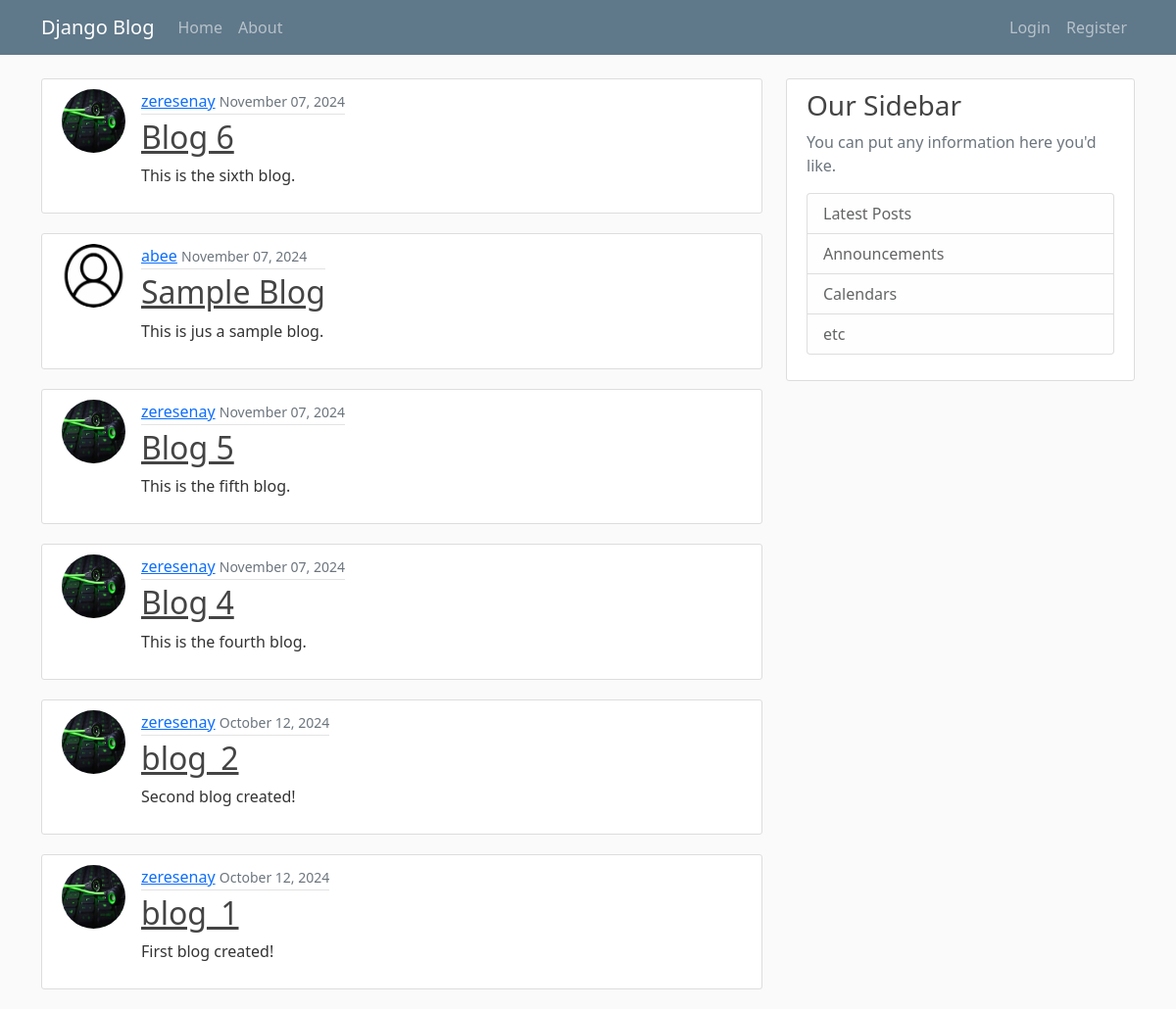
The app's page /, older data.
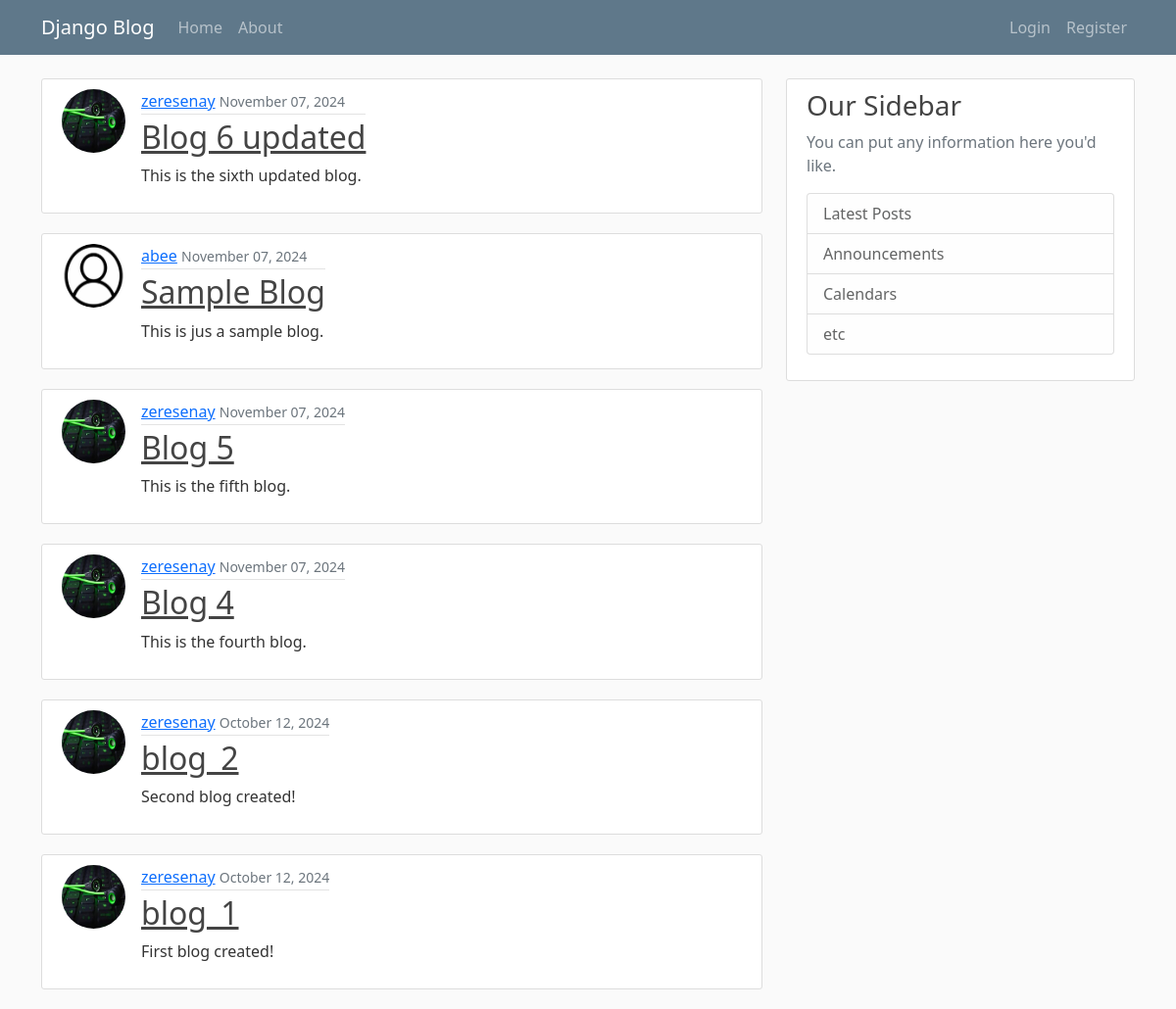
The same page, newer data.
### blog/models.py (models this page shows, shortened)
class Post(models.Model):
    title = models.CharField(max_length=100)
    content = models.TextField()
    created_at = models.DateTimeField(default=timezone.now)
    author = models.ForeignKey(User, on_delete=models.CASCADE)

### users/models.py (models this page shows, shortened)
class Profile(models.Model):
    user = models.OneToOneField(User, on_delete=models.CASCADE)
    image = models.ImageField(default="OIP.jfif", upload_to='profile_pics')

### blog/views.py (the view)
# urls.py: path('', PostListView.as_view(), name='blog-home'),
class PostListView(ListView):
    model = Post
    template_name = 'blog/home.html' # The default format for the direction of the funtion is the following '<app>/<modelNmae>_<viewtype>.html'
    context_object_name = 'posts'
    ordering = ['-created_at']

### blog/templates/blog/home.html
{% extends "blog/layout.html" %}
{% block content %}
    {% for post in posts %}
        <article class="media content-section posts">
          <img class="rounded-circle article-img" src="{{ post.author.profile.image.url }}" alt="Profile Picture">
          <div class="media-body">
            <div class="article-metadata">
              <a class="mr-2" href="#">{{ post.author }}</a>
              <small class="text-muted">{{ post.created_at|date:"F d, Y" }}</small>
            </div>
            <h2><a class="article-title" href="{% url 'post-detail' post.id %}">{{ post.title }}</a></h2>
            <p class="article-content">{{ post.content }}</p>
          </div>
        </article>
    {% endfor %}
{% endblock content %}

Row changes from the older to the newer data that the page shows:
changed Post: title "Blog 6" → "Blog 6 updated"; content "This is the sixth blog." → "This is the sixth updated blog."
